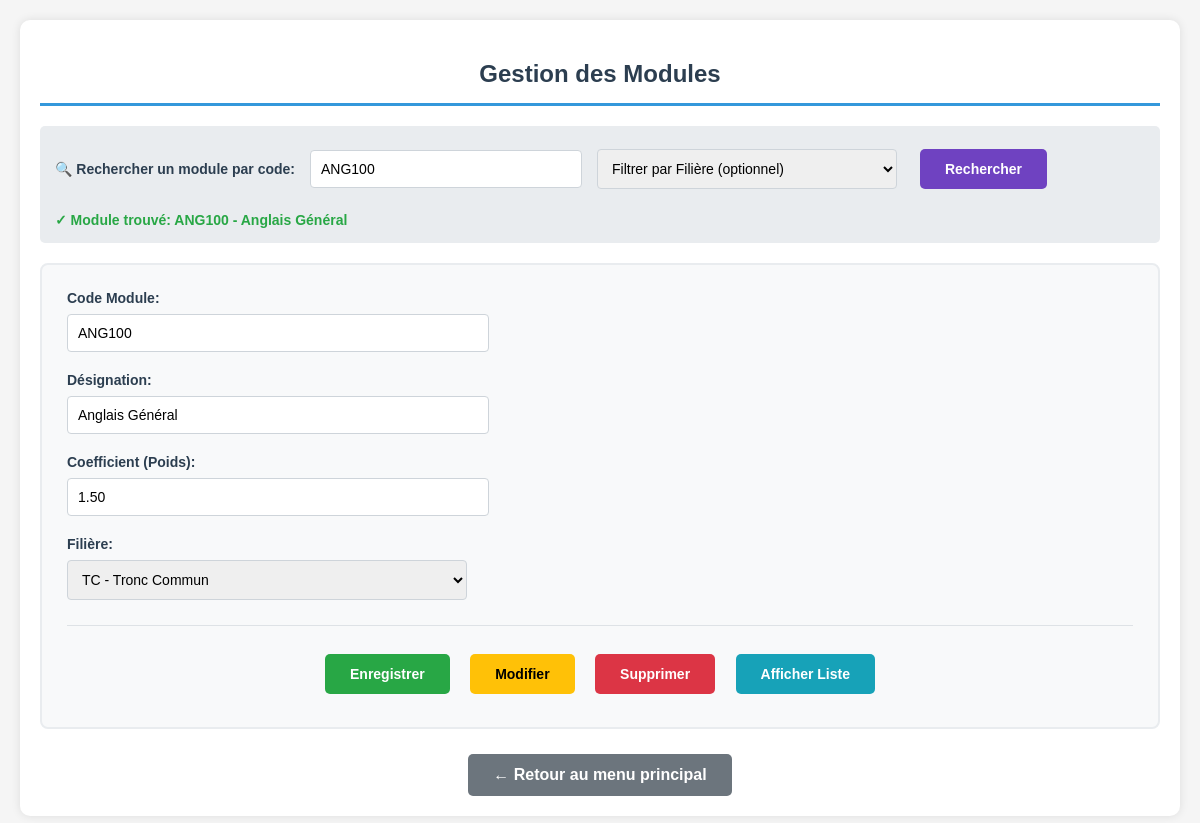
The app's page /frmModules.php?recherche_code=ANG100 with its own data.
### tables this page shows
CREATE TABLE `modules` (
  `Id` int(11) NOT NULL,
  `CodeModule` varchar(50) NOT NULL,
  `DésignationModule` varchar(100) NOT NULL,
  `FilièreId` int(11) DEFAULT NULL,
  `created_at` timestamp NOT NULL DEFAULT current_timestamp(),
  `Coefficient` decimal(4,2) DEFAULT NULL
);

### connexion_base.php (called while the page is built, shortened)
<?php
class ConnexionBase {
    public function __construct() {
        $servername = "localhost";
        $username = "root";
        $password = "";
        $dbname = "base_etudiants_tp2_2025";
        try {
            $this->pdo = new PDO("mysql:host=$servername;dbname=$dbname;charset=utf8", $username, $password);
        } catch(PDOException $e) {
            die("Connection failed: " . $e->getMessage());
        }
    }
}
?>

### frmModules.php (the view, shortened to what this page needs)
<?php
require_once 'connexion_base.php';
$db = new ConnexionBase();
$filieres = $db->pdo->query("SELECT * FROM filières ORDER BY CodeFilière")->fetchAll(PDO::FETCH_ASSOC);
$module_courant = null;
if (isset($_GET['recherche_code']) && !empty($_GET['recherche_code'])) {
    $code_recherche = $_GET['recherche_code'];
    try {
        $requete_module = $db->pdo->prepare("
            SELECT m.*, f.CodeFilière, f.Désignation as FiliereDesignation
            FROM modules m
            LEFT JOIN filières f ON m.FilièreId = f.Id
            WHERE m.CodeModule = ?
        ");
        $requete_module->execute([$code_recherche]);
        $module_courant = $requete_module->fetch(PDO::FETCH_ASSOC);
    } catch (PDOException $e) {
        $erreur_recherche = "Erreur recherche: " . $e->getMessage();
    }
}
?>
<!DOCTYPE html>
<html>
<head>
</head>
<body>
    <div class="container">
        <h2>Gestion des Modules</h2>
        <div class="recherche-group">
            <form method="GET" action="frmModules.php" style="display: flex; align-items: center; gap: 15px; flex-wrap: wrap;">
                <label for="recherche_immediate" style="width: auto; margin: 0; font-weight: bold; color: #2c3e50;">
                    🔍 Rechercher un module par code:
                </label>
                <input type="text" id="recherche_immediate" name="recherche_code"
                       placeholder="Entrez le code module"
                       value="<?= isset($_GET['recherche_code']) ? htmlspecialchars($_GET['recherche_code']) : '' ?>"
                       style="width: 250px; padding: 10px; border: 1px solid #ced4da; border-radius: 4px;">
                <select id="filterFiliere" name="filiere_filter" style="width: 300px; padding: 10px; border: 1px solid #ced4da; border-radius: 4px;">
                    <option value="">Filtrer par Filière (optionnel)</option>
                </select>
                <button type="submit" class="btn-rechercher">Rechercher</button>
                <?php if ($module_courant): ?>
                    <span style="color: #28a745; font-weight: bold; font-size: 14px;">
                        ✓ Module trouvé: <?= htmlspecialchars($module_courant['CodeModule']) ?> - <?= htmlspecialchars($module_courant['DésignationModule']) ?>
                    </span>
                <?php elseif (isset($_GET['recherche_code']) && !empty($_GET['recherche_code']) && !$module_courant): ?>
                    <span style="color: #dc3545; font-weight: bold; font-size: 14px;">
                        ✗ Aucun module trouvé avec ce code
                    </span>
                <?php endif; ?>
            </form>
        </div>
        <div class="form-container">
            <form method="post">
                <div class="form-group">
                    <label for="CodeModule">Code Module:</label>
                    <input type="text" id="CodeModule" name="CodeModule" required
                           value="<?= $module_courant ? htmlspecialchars($module_courant['CodeModule']) : '' ?>"
                           placeholder="Ex: M001, MATH101">
                </div>
                <div class="form-group">
                    <label for="Designation">Désignation:</label>
                    <input type="text" id="Designation" name="Designation" required
                           value="<?= $module_courant ? htmlspecialchars($module_courant['DésignationModule']) : '' ?>"
                           placeholder="Ex: Mathématiques, Programmation">
                </div>
                <div class="form-group">
                    <label for="Coefficient">Coefficient (Poids):</label>
                    <input type="number" step="0.01" min="0.1" id="Coefficient" name="Coefficient"
                           value="<?= $module_courant ? htmlspecialchars($module_courant['Coefficient']) : '' ?>"
                           placeholder="Ex: 3.5, 4.0">
                </div>
                <div class="form-group">
                    <label for="FiliereId">Filière:</label>
                    <select id="FiliereId" name="FiliereId" required>
                        <?php foreach($filieres as $filiere): ?>
                            <option value="<?= $filiere['Id'] ?>"
                                <?= ($module_courant && $module_courant['FilièreId'] == $filiere['Id']) ? 'selected' : '' ?>>
                                <?= htmlspecialchars($filiere['CodeFilière']) ?> - <?= htmlspecialchars($filiere['Désignation']) ?>
                            </option>
                        <?php endforeach; ?>
                    </select>
                </div>
                <div class="buttons-container">
                    <button type="submit" name="Enregistrer" class="btn-enregistrer">Enregistrer</button>
                    <button type="submit" name="Modifier" class="btn-modifier">Modifier</button>
                    <button type="submit" name="Supprimer" class="btn-supprimer" onclick="return confirm('Êtes-vous sûr de supprimer ce module?')">Supprimer</button>
                    <button type="button" class="btn-afficher" onclick="afficherListe()">Afficher Liste</button>
                </div>
            </form>
        </div>
        <div style="margin-top: 25px; text-align: center;">
            <a href="menu_principal.php" style="background: #6c757d; color: white; padding: 12px 25px; text-decoration: none; border-radius: 5px; font-weight: bold; display: inline-block;">
                ← Retour au menu principal
            </a>
        </div>
    </div>
</body>
</html>

### frmModules.php (style rules this page uses)
body { font-family: Arial, sans-serif; margin: 20px; background: #f5f5f5; }
.container { max-width: 1200px; margin: 0 auto; background: white; padding: 20px; border-radius: 10px; box-shadow: 0 0 10px rgba(0,0,0,0.1); }
.recherche-group { background: #e9ecef; padding: 15px; border-radius: 5px; margin-bottom: 20px; }
.form-container { background: #f8f9fa; padding: 25px; border-radius: 8px; margin-bottom: 25px; border: 2px solid #e9ecef; }
.form-group { margin-bottom: 20px; }
label { display: block; font-weight: bold; margin-bottom: 8px; color: #2c3e50; font-size: 14px; }
input, select { padding: 10px; width: 100%; max-width: 400px; border: 1px solid #ced4da; border-radius: 4px; font-size: 14px; }
button { padding: 12px 25px; margin: 8px; border: none; border-radius: 5px; cursor: pointer; color: white; font-weight: bold; font-size: 14px; }
.btn-enregistrer { background: #28a745; }
.btn-modifier { background: #ffc107; color: black; }
.btn-supprimer { background: #dc3545; }
.btn-afficher { background: #17a2b8; }
.btn-rechercher { background: #6f42c1; }
h2 { color: #2c3e50; border-bottom: 3px solid #3498db; padding-bottom: 15px; text-align: center; }
.buttons-container { text-align: center; margin-top: 25px; padding-top: 20px; border-top: 1px solid #dee2e6; }

### records on screen
modules: CodeModule "ANG100", DésignationModule "Anglais Général", Designation "Anglais Général", Coefficient "1.50", FiliereId "TC - Tronc Commun"
